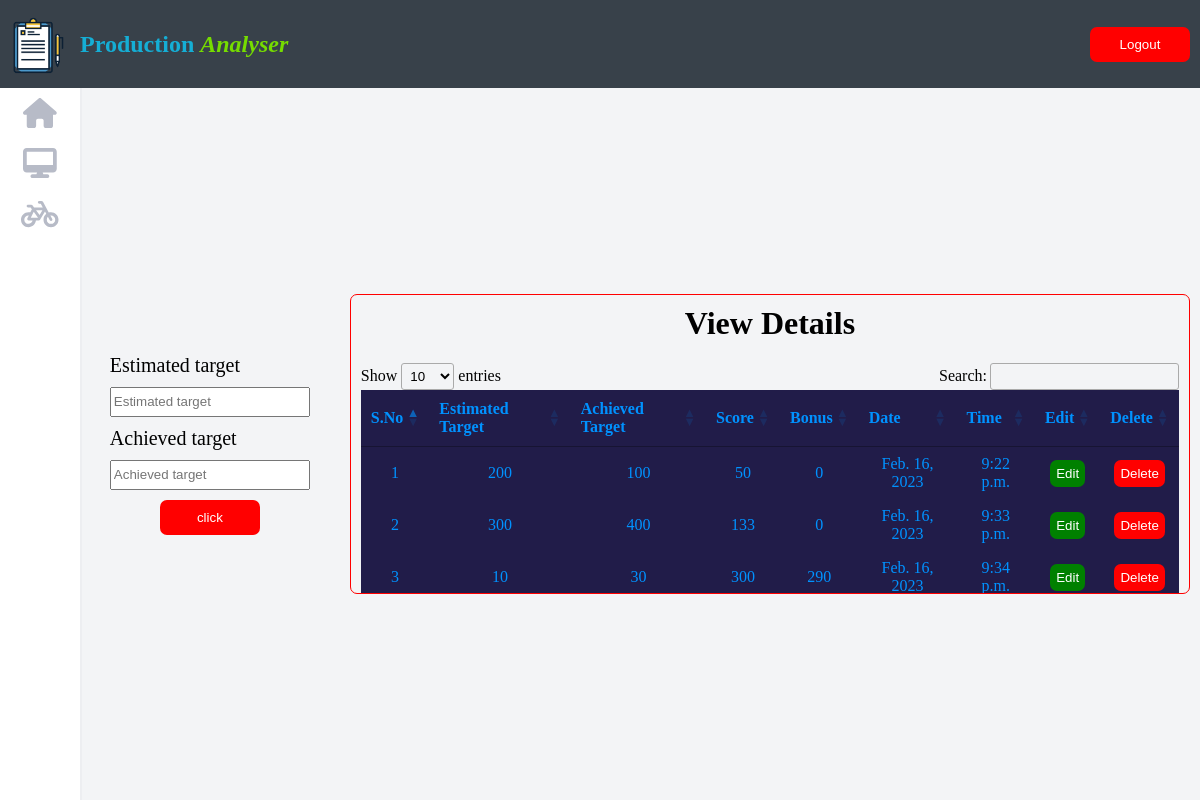
The page / (signed in) on the database its author committed.
### production/models.py (models this page shows)
class Data(models.Model):
    Estimated_target = models.IntegerField(default="")
    Achieved_target = models.IntegerField(default="")
    Score = models.IntegerField(default="")
    Bonus = models.IntegerField(default="")
    Datetime = models.DateField(default="")
    Time = models.TimeField(default="")
    user = models.ForeignKey(User, on_delete=models.CASCADE, related_name='data')

### production/views.py (the view, shortened to what this page needs)
# urls.py: 2. Add a URL to urlpatterns:  path('', views.home, name='home')
@login_required
def home(request):
    user_id = request.user.id
    data = Data.objects.filter(user_id=user_id)
    print(data,"me")
    if (data != ''):
         return render(request, 'index.html',{'datas':data})
    else:
         return render(request, 'index.html')

### templates/index.html (shortened to what this page needs)
{% extends 'base.html' %} {% block content %}
{% load static %}
<div class='deshbord-container'>
  <nav class='nav-container'>
    <div class='sub'>
    <a href='home'><img src={% static 'image/—Pngtree—product analysis_2849807.png' %} alt="logo" class='logo'/></a>
    <h1><span class='app-name'>Production</span> <span class='half'>Analyser</span></h1>
    </div>
      <div class='sub'>
    <a href="{% url 'logout' %}"><button class='btn'>Logout</button></a>
    </div>
  </nav>
  <div class='dashboard-sub-container'>
    <nav class='side-bar'>
      <a href='home'><i class="fa-solid fa-house bar"></i></a>
      <a href='dashboard'><i class="fa-solid fa-desktop bar"></i></a>
      <a href='cycle'> <i class="fa-solid fa-bicycle bar"></i></a>
  </nav>
  <div class='content-container-home'>
    <form class="sub-container" action='' method="POST" autocomplete="off">
      <lable class="leble">Estimated target</lable>
      <input class="input" name="one" placeholder="Estimated target"   type="number" />
      <lable class="leble">Achieved target</lable>
      <input class="input" name="two" placeholder="Achieved target"  type="number" />
      <button class='btn' type="submit">click</button>
    </form>
    <div  class="result-container">
      <h1 class='heding'>View Details</h1>
      <table class='table' id="datatable">
        <thead>
            <tr>
                <th>S.No</th>
                <th>Estimated Target</th>
                <th>Achieved Target</th>
                <th>Score</th>
                <th>Bonus</th>
                <th>Date</th>
                <th>Time</th>
                <th>Edit</th>
                <th>Delete</th>
            </tr>
        </thead>
        <tbody>
            {% for data_obj in datas %}
            <tr>
                <td>{{forloop.counter}}</td>
                <td>{{ data_obj.Estimated_target }}</td>
                <td>{{ data_obj.Achieved_target }}</td>
                <td>{{ data_obj.Score }}</td>
                <td>{{ data_obj.Bonus }}</td>
                <td>{{ data_obj.Datetime }}</td>
                <td>{{ data_obj.Time }}</td>
                <td><a href='updateData/{{data_obj.id}}'><button class='edit-btn'>Edit</button></a></td>
                <td><a href='deleteData/{{data_obj.id}}'><button class='delete-btn'>Delete</button></a></td>
            </tr>
            {% endfor %}
        </tbody>
    </table>
    </div>
  </div>
</div>
  {% endblock %}

### static/index.css (style rules this page uses)
* { box-sizing: border-box; }
body { margin: 0px; }
.sub-container { display: flex; flex-direction: column; justify-content: center; margin: 20px; align-items: center; }
.input { width: 200px; margin: 10px; height: 30px; }
.btn { cursor: pointer; outline: none; background-color: red; color: white; border-radius: 7px; width: 100px; padding: 10px; outline: none; border-width: 0px; }
.result-container { display: flex; flex-direction: column; justify-content: flex-start; align-items: center; border: solid red 1px; height: 300px; border-radius: 7px; overflow-y: auto; padding: 10px; margin: 10px; text-align: center; }
.leble { color: black; font-size: 20px; display: flex; flex-direction: row; align-self: flex-start; margin-left: 10px; }
.heding { color: black; margin-top: 0px; }
.table { background-color: #211c49; color: #0092ff; }
.edit-btn { background-color: green; color: white; outline: none; cursor: pointer; padding: 6px; border-width: 0px; border-radius: 7px; }
.delete-btn { background-color: red; color: white; outline: none; cursor: pointer; padding: 6px; border-width: 0px; border-radius: 7px; }
.nav-container { background-color:#38414a; width: 100vw; height: 11vh; display: flex; flex-direction: row; justify-content: space-between; align-items: center; padding-right: 10px; }
.logo { height: 80px; height: 80px; cursor: pointer; }
.app-name { color: #15aed5; font-weight: bold; }
.half { color: #76dc00; font-style: italic; }
.side-bar { display: flex; flex-direction: column; justify-content: flex-start; align-items: center; width: 80px; box-shadow: 2px 0px 0px 0px #edeef1; min-height: 100%; background-color: #ffffff; }
.sub { display: flex; flex-direction: row; align-items: center; }
.deshbord-container { display: flex; flex-direction: column; justify-content: flex-start; height: 100vh; width: 100vw; background-color: #f3f4f6; }
.dashboard-sub-container { display: flex; flex-direction: row; justify-content: flex-start; min-height: 89vh; }
.bar { color: #b7bbc7; margin:10px; font-size:30px; }
.content-container-home { display: flex; flex-direction: row; justify-content: center; align-items: center; overflow-y: auto; align-self: center; }

### rows shown on the page
Data: Estimated_target "200", Achieved_target "100", Score "50", Bonus "0", Datetime "Feb. 16, 2023", Time "9:22 p.m."
Data: Estimated_target "300", Achieved_target "400", Score "133", Bonus "0", Datetime "Feb. 16, 2023", Time "9:33 p.m."
Data: Estimated_target "10", Achieved_target "30", Score "300", Bonus "290", Datetime "Feb. 16, 2023", Time "9:34 p.m."
